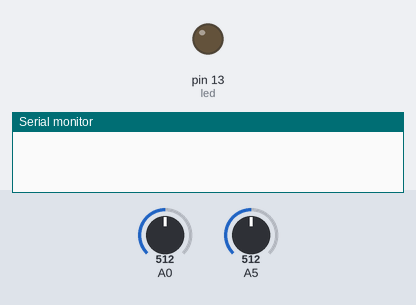
Bench run of a sketch on a simulated Arduino Uno, built with avr-gcc and run on an emulated ATmega328P. Shown: output pins drawn as LEDs (lit = HIGH), the last lines printed to the serial monitor. The inputs (shaded band) are chosen by the test bench; at power-on: A0 = 512, A5 = 512.

Above: at 5.0 s.
At 15.0 s:
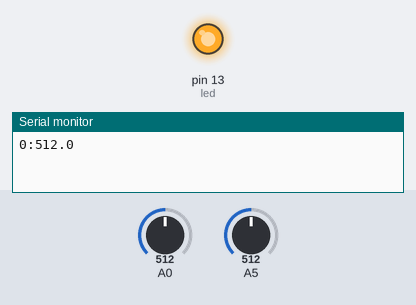
Timing chart, 0 to 26.0 s (numbered marks = the images above):
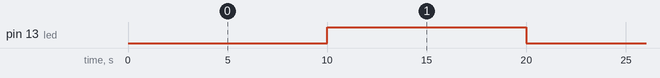

Measured:
- by itself, pin 13 (led): alternates HIGH for 10.0 s and LOW for 10.0 s

The sketch:

sunrise-sensor.ino
```cpp
const int led = 13;
static boolean ledState = LOW;

#define SENSOR_COUNT    6

#define LIGHT_SENSOR    0
#define TEMP_SENSOR     5

#define LIGHT_SENSOR_THRESHOLD    ((float)5.0)
#define TEMP_SENSOR_THRESHOLD     ((float)0.5)


float val[SENSOR_COUNT] = { 0, 0, 0, 0, 0, 0 };

void measurement(int sensor, float threshold)
{
  float newVal = analogRead(sensor);

  switch (sensor) {
    case LIGHT_SENSOR:
      break;

    case TEMP_SENSOR:
      newVal = ((newVal * (5.0 / 1024.0)) - 0.5) * 100.0;
      break;

    default:
      break;
  }

//  if (abs(val[sensor] - newVal) >= threshold) {
    val[sensor] = newVal;

    Serial.print(sensor);
    Serial.print(":");
    Serial.println(val[sensor], 1);
    Serial.flush();

//  }
}

// the setup routine runs once when you press reset:
void setup()
{
  Serial.begin(19200, SERIAL_8N1);

  // initialize the digital pin as an output.
  pinMode(led, OUTPUT);
}

// the loop routine runs over and over again forever:
void loop()
{
  delay(10000);
  measurement(LIGHT_SENSOR, LIGHT_SENSOR_THRESHOLD);
  ledState = !ledState;
  digitalWrite(led, ledState);

  delay(10000);
  measurement(TEMP_SENSOR, TEMP_SENSOR_THRESHOLD);
  ledState = !ledState;
  digitalWrite(led, ledState);
}
```
